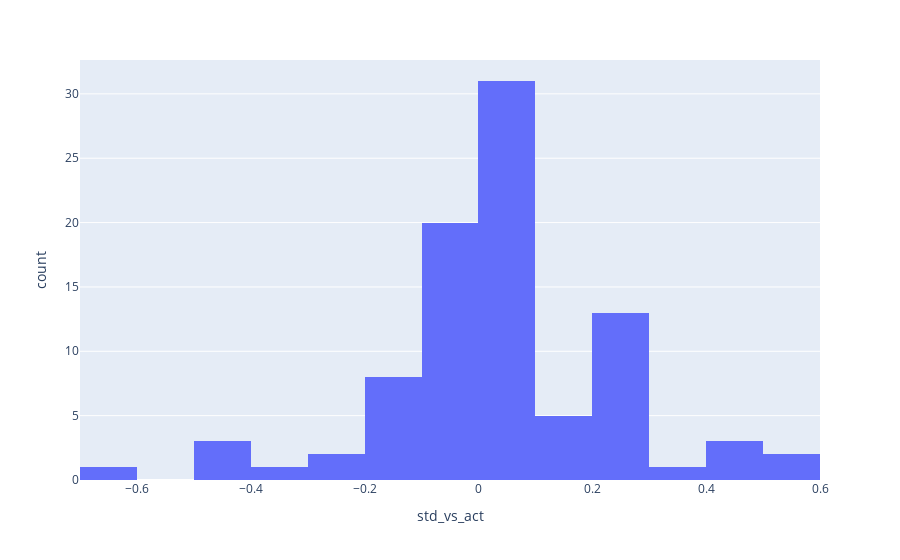

The code cell stored with this chart in its notebook:
### Code cell
px.histogram(diff_actin_df, x ='std_vs_act')

### Figure 1 — Plotly figure (JSON) as saved in the notebook; plotly's stock layout.template omitted (floating-point values rounded to 4 significant figures)
{"data": [{"alignmentgroup": "True", "bingroup": "x", "hovertemplate": "std_vs_act=%{x}<br>count=%{y}<extra></extra>", "legendgroup": "", "marker": {"color": "#636efa", "pattern": {"shape": ""}}, "name": "", "offsetgroup": "", "orientation": "v", "showlegend": false, "type": "histogram", "x": [-0.009376, -0.01243, -0.01349, -0.02715, 0.1174, 0.01962, 0.05804, 0.2174, 0.4136, -0.0161, 0.002573, -0.04167, 0.2058, 0.1127, -0.01037, 0.01075, -0.4346, 0.03327, 0.04348, 0.03139, -0.1032, 0.0622, -0.07292, 0.2199, -0.01515, 0.0252, -0.1268, -0.01995, 0.02512, 0.007097, 0.002188, 0.2247, 0.00781, 0.2815, -0.09028, 0.02861, -0.637, 0.2788, -0.001679, -0.02183, 0.2218, 0.1509, 0.2028, 0.004924, 0.003165, 0.109, 0.5603, -0.4124, 0.2021, 0.4875, -0.08194, 0.04004, 0.003488, 0.06466, 0.5005, 0.06601, 0.2994, 0.002233, -0.08584, 0, -0.3155, 0.3573, -0.231, -0.1457, 0.2751, 0.07436, 0.01039, 0.2677, -0.155, 0.003372, -0.13, -0.07407, -0.09436, 0, 0, -0.08083, -0.4806, 0.1433, -0.2882, -0.1556, 0.001267, -0.06413, 0.2107, 0, -0.09524, -0.1842, 0.07079, 0, -0.1922, 0.4881], "xaxis": "x", "yaxis": "y"}], "layout": {"barmode": "relative", "legend": {"tracegroupgap": 0}, "margin": {"t": 60}, "xaxis": {"anchor": "y", "domain": [0, 1], "title": {"text": "std_vs_act"}}, "yaxis": {"anchor": "x", "domain": [0, 1], "title": {"text": "count"}}}}
